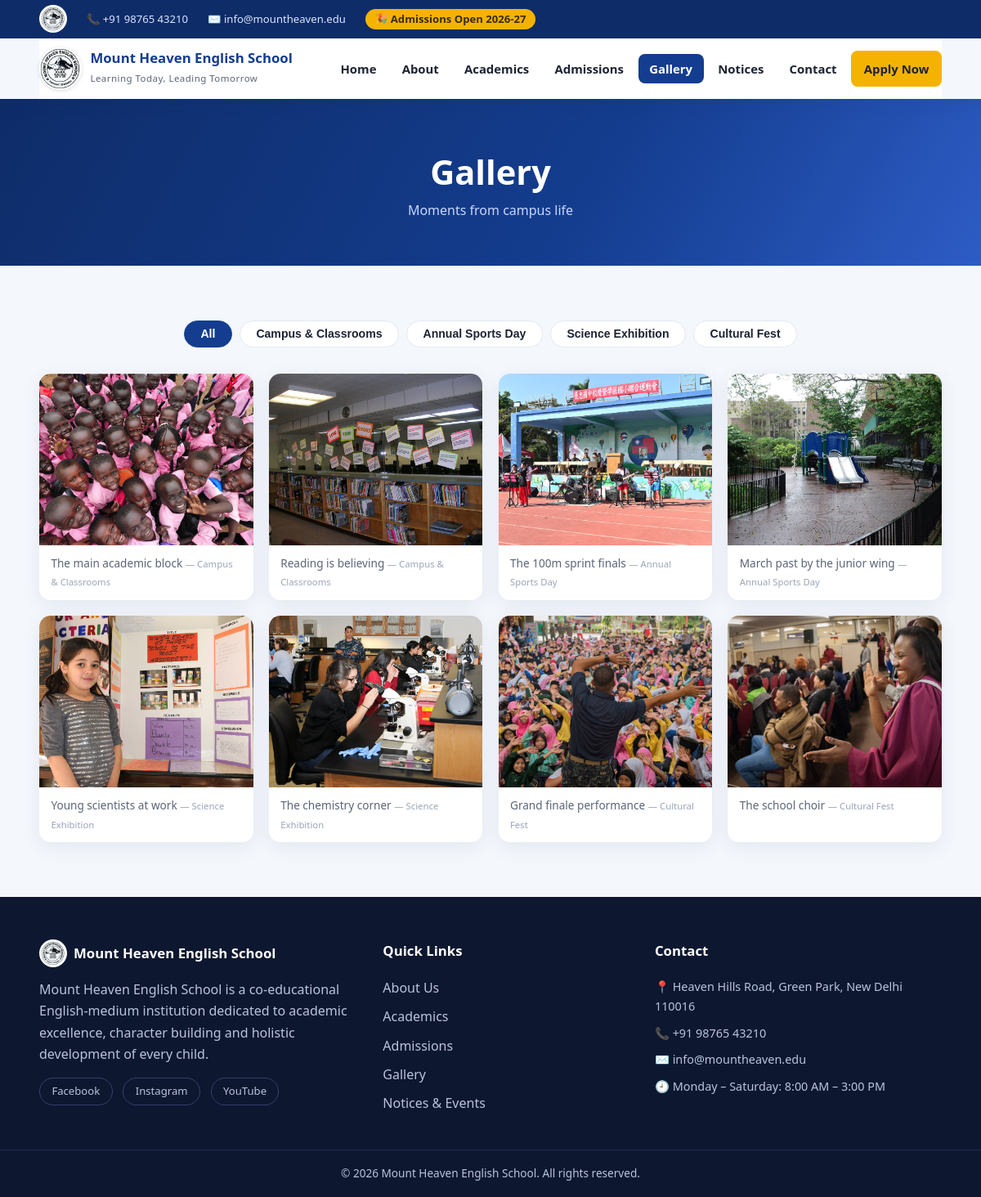
The page /gallery on the database its author committed.
### tables this page shows
CREATE TABLE IF NOT EXISTS gallery_albums (
    id INT UNSIGNED AUTO_INCREMENT PRIMARY KEY,
    title VARCHAR(150) NOT NULL,
    cover VARCHAR(255) NULL,
    sort_order INT NOT NULL DEFAULT 0,
    created_at DATETIME NOT NULL DEFAULT CURRENT_TIMESTAMP
);

CREATE TABLE IF NOT EXISTS gallery_photos (
    id INT UNSIGNED AUTO_INCREMENT PRIMARY KEY,
    album_id INT UNSIGNED NOT NULL,
    image VARCHAR(255) NOT NULL,
    caption VARCHAR(200) NULL,
    sort_order INT NOT NULL DEFAULT 0,
    created_at DATETIME NOT NULL DEFAULT CURRENT_TIMESTAMP,
    CONSTRAINT fk_photos_album FOREIGN KEY (album_id) REFERENCES gallery_albums(id) ON DELETE CASCADE
);

### app/Core/View.php (called while the page is built, shortened)
<?php
class View
{
    public static function render(string $view, array $data = [], ?string $layout = null): string
    {
        $viewFile = BASE_PATH . '/app/Views/' . $view . '.php';
        extract($data, EXTR_SKIP);
        require $viewFile;
        $content = ob_get_clean();
        if ($layout !== null) {
            $layoutFile = BASE_PATH . '/app/Views/layouts/' . $layout . '.php';
            require $layoutFile;
            return ob_get_clean();
        }
        return $content;
    }
}

### app/Core/Controller.php (called while the page is built, shortened)
<?php
class Controller
{
    protected function view(string $view, array $data = [], ?string $layout = 'public'): string
    {
        return View::render($view, $data, $layout);
    }
}

### app/Controllers/HomeController.php (called while the page is built, shortened)
<?php
class HomeController extends Controller
{
    public function gallery(): string
    {
        $albums = Database::fetchAll('SELECT * FROM gallery_albums ORDER BY sort_order, id');
        $photos = Database::fetchAll('SELECT * FROM gallery_photos ORDER BY sort_order, id');
        $byAlbum = [];
        foreach ($photos as $photo) {
            $byAlbum[(int) $photo['album_id']][] = $photo;
        }
        return $this->view('public/gallery', [
            'albums'  => $albums,
            'byAlbum' => $byAlbum,
        ]);
    }
}

### public/index.php (called while the page is built, shortened)
<?php
require BASE_PATH . '/app/Core/helpers.php';
spl_autoload_register(static function (string $class): void {
    $prefix = 'App\\';
    if (str_starts_with($class, $prefix)) {
        $file = BASE_PATH . '/app/' . str_replace('\\', '/', substr($class, strlen($prefix))) . '.php';
    }
});
$router = new App\Core\Router();
$router->dispatch(
    $_SERVER['REQUEST_METHOD'] ?? 'GET',
    $_SERVER['REQUEST_URI'] ?? '/'
);

### app/Core/Database.php (called while the page is built, shortened)
<?php
class Database
{
    private static ?PDO $pdo = null;
    public static function pdo(): PDO
    {
        if (self::$pdo === null) {
            $cfg = config('db');
            $dsn = sprintf(
                'mysql:host=%s;port=%s;dbname=%s;charset=%s',
                $cfg['host'],
                $cfg['port'],
                $cfg['name'],
                $cfg['charset']
            );
            try {
                self::$pdo = new PDO($dsn, $cfg['user'], $cfg['pass'], [
                    PDO::ATTR_ERRMODE            => PDO::ERRMODE_EXCEPTION,
                    PDO::ATTR_DEFAULT_FETCH_MODE => PDO::FETCH_ASSOC,
                    PDO::ATTR_EMULATE_PREPARES   => false,
                ]);
            } catch (PDOException $e) {
                self::fail($e);
            }
        }
        return self::$pdo;
    }
    public static function run(string $sql, array $params = []): PDOStatement
    {
        $stmt = self::pdo()->prepare($sql);
        $stmt->execute($params);
        return $stmt;
    }
    public static function fetchAll(string $sql, array $params = []): array
    {
        return self::run($sql, $params)->fetchAll();
    }
}

### app/Core/helpers.php (called while the page is built, shortened)
<?php
if (!function_exists('e')) {
    function e($value): string
    {
        return htmlspecialchars((string) ($value ?? ''), ENT_QUOTES, 'UTF-8');
    }
}
if (!function_exists('app_base')) {
    function app_base(): string
    {
        static $base = null;
        if ($base !== null) {
            return $base;
        }
        $docRoot   = realpath((string) ($_SERVER['DOCUMENT_ROOT'] ?? '')) ?: '';
        $scriptDir = realpath(dirname((string) ($_SERVER['SCRIPT_FILENAME'] ?? ''))) ?: '';
        if ($docRoot !== '' && $docRoot !== '/' && $scriptDir !== '' && str_starts_with($scriptDir, $docRoot)) {
            $base = rtrim(substr($scriptDir, strlen($docRoot)), '/');
            return $base;
        }
        $base = '';
        return $base;
    }
}
if (!function_exists('public_base')) {
    function public_base(): string
    {
        static $base = null;
        if ($base !== null) {
            return $base;
        }
        $docRoot = realpath((string) ($_SERVER['DOCUMENT_ROOT'] ?? '')) ?: '';
        $base = ($docRoot !== '' && $docRoot === realpath(BASE_PATH . '/public'))
            ? ''
            : app_base() . '/public';
        return $base;
    }
}
if (!function_exists('upload_url')) {
    function upload_url(?string $path): string
    {
        return public_base() . '/uploads/' . ltrim($path, '/');
    }
}
if (!function_exists('setting')) {
    function setting(string $key, $default = '')
    {
        static $cache = null;
        if ($cache === null) {
            $cache = [];
            try {
                foreach (Database::fetchAll('SELECT `key`, `value` FROM settings') as $row) {
                    $cache[$row['key']] = $row['value'];
                }
            } catch (\Throwable $e) {
            }
        }
        return $cache[$key] ?? $default;
    }
}
if (!function_exists('current_path')) {
    function current_path(): string
    {
        $current = parse_url($_SERVER['REQUEST_URI'] ?? '/', PHP_URL_PATH) ?: '/';
        $base = app_base();
        return '/' . ltrim($current, '/');
    }
}
if (!function_exists('is_active_path')) {
    function is_active_path(string $path): bool
    {
        $current = current_path();
        if ($path === '/') {
            return $current === '/' || $current === '';
        }
        return str_starts_with($current, '/' . ltrim($path, '/'));
    }
}

### app/Views/public/gallery.php (the view, shortened to what this page needs)
<section class="page-head">
  <div class="container">
    <h1>Gallery</h1>
    <p>Moments from campus life</p>
  </div>
</section>
<section class="section">
  <div class="container">
    <div class="filter-bar" id="galleryFilter">
      <button class="filter is-active" data-album="all">All</button>
      <?php foreach ($albums as $a): ?>
        <button class="filter" data-album="<?= (int) $a['id'] ?>"><?= e($a['title']) ?></button>
      <?php endforeach; ?>
    </div>
    <div class="gallery-grid" id="galleryGrid">
      <?php foreach ($albums as $a): ?>
        <?php foreach ($byAlbum[(int) $a['id']] ?? [] as $p): ?>
          <figure class="gallery-item" data-album="<?= (int) $a['id'] ?>">
            <img src="<?= e(upload_url($p['image'])) ?>" alt="<?= e($p['caption'] ?: $a['title']) ?>" loading="lazy">
            <figcaption><?= e($p['caption'] ?: $a['title']) ?> <small>— <?= e($a['title']) ?></small></figcaption>
          </figure>
        <?php endforeach; ?>
      <?php endforeach; ?>
    </div>
  </div>
</section>

### app/Core/Router.php (shortened to what this page needs)
<?php
class Router
{
    private array $routes = [];
    private function add(string $method, string $path, array|callable $handler): void
    {
        $pattern = '#^' . preg_replace('#\{([a-zA-Z_]+)\}#', '(?P<$1>[^/]+)', rtrim($path, '/') ?: '/') . '$#u';
        $this->routes[$method][] = ['pattern' => $pattern, 'handler' => $handler];
    }
    public function dispatch(string $method, string $uri): void
    {
        $path = parse_url($uri, PHP_URL_PATH) ?: '/';
        $base = app_base();
        $path = '/' . ltrim($path, '/');
        if ($path !== '/') {
            $path = rtrim($path, '/');
        }
        foreach ($this->routes[$method] ?? [] as $route) {
            if (preg_match($route['pattern'], $path, $m)) {
                $params = array_values(array_filter($m, 'is_string', ARRAY_FILTER_USE_KEY));
                $handler = $route['handler'];
                if (is_array($handler)) {
                    [$class, $action] = $handler;
                    $controller = new $class();
                    $result = $controller->{$action}(...$params);
                } else {
                    $result = $handler(...$params);
                }
                echo $result;
                return;
            }
        }
    }
}

### public/assets/css/style.css (style rules this page uses)
:root { --primary: #143d8f; --primary-dark: #0e2c68; --accent: #f5b301; --accent-dark: #d99b00; --bg: #f4f7fc; --surface: #ffffff; --text: #1c2333; --muted: #5b6577; --border: #e3e9f2; --success: #1d9a6c; --danger: #d64545; --radius: 14px; --shadow: 0 6px 24px rgba(16, 42, 96, 0.08); --shadow-lg: 0 16px 40px rgba(16, 42, 96, 0.14); }
* { margin: 0; padding: 0; box-sizing: border-box; }
html { scroll-behavior: smooth; }
body { font-family: 'Segoe UI', system-ui, -apple-system, sans-serif; color: var(--text); background: var(--bg); line-height: 1.65; }
img { max-width: 100%; display: block; }
.container { width: min(1180px, 92%); margin-inline: auto; }
.section { padding: 4.2rem 0; }
.page-head { background: linear-gradient(120deg, var(--primary-dark), var(--primary) 60%, #2d5cc5); color: #fff; padding: 3.4rem 0; text-align: center; }
.page-head h1 { font-size: clamp(1.8rem, 4vw, 2.6rem); }
.page-head p { color: #c9d7ff; }
.filter-bar { display: flex; flex-wrap: wrap; gap: .6rem; justify-content: center; margin-bottom: 2rem; }
.filter { padding: .45rem 1.2rem; border-radius: 999px; border: 1.5px solid var(--border); background: var(--surface); cursor: pointer; font-weight: 600; font-size: .88rem; color: var(--text); transition: all .2s; }
.filter:hover, .filter.is-active { background: var(--primary); border-color: var(--primary); color: #fff; }
.gallery-grid { display: grid; grid-template-columns: repeat(auto-fill, minmax(260px, 1fr)); gap: 1.2rem; }
.gallery-item { border-radius: var(--radius); overflow: hidden; background: var(--surface); box-shadow: var(--shadow); cursor: zoom-in; transition: transform .25s; }
.gallery-item img { height: 210px; width: 100%; object-fit: cover; }
.gallery-item figcaption { padding: .7rem .9rem; font-size: .85rem; color: var(--muted); }
.gallery-item figcaption small { color: #9aa5b8; }

### rows shown on the page
gallery_albums: title "Campus & Classrooms"
gallery_albums: title "Annual Sports Day"
gallery_albums: title "Science Exhibition"
gallery_albums: title "Cultural Fest"
gallery_photos: image (picture), caption "The main academic block", album.title "Campus & Classrooms"
gallery_photos: image (picture), caption "Reading is believing", album.title "Campus & Classrooms"
gallery_photos: image (picture), caption "The 100m sprint finals", album.title "Annual Sports Day"
gallery_photos: image (picture), caption "March past by the junior wing", album.title "Annual Sports Day"
gallery_photos: image (picture), caption "Young scientists at work", album.title "Science Exhibition"
gallery_photos: image (picture), caption "The chemistry corner", album.title "Science Exhibition"
gallery_photos: image (picture), caption "Grand finale performance", album.title "Cultural Fest"
gallery_photos: image (picture), caption "The school choir", album.title "Cultural Fest"

### other values the page prints
setting('phone') "+91 98765 43210"
setting('email') "info@mountheaven.edu"
setting('site_name') "Mount Heaven English School"
setting('site_tagline') "Learning Today, Leading Tomorrow"
str_limit(setting('about_short'), 180) "Mount Heaven English School is a co-educational English-medium institution dedicated to academic excellence, character building and holistic development of every child."
setting('address') "Heaven Hills Road, Green Park, New Delhi 110016"
setting('office_hours') "Monday – Saturday: 8:00 AM – 3:00 PM"
